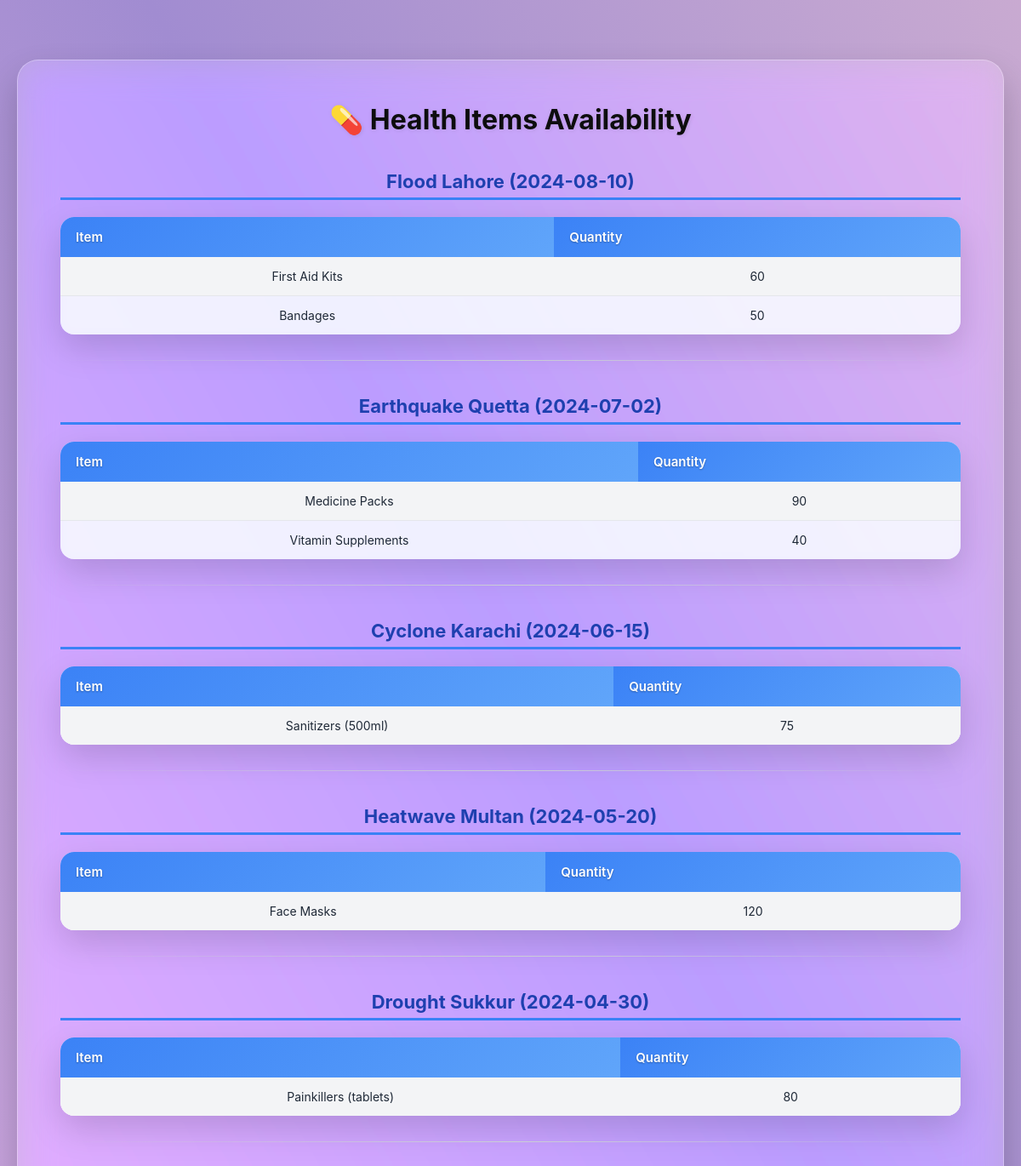
The page /view_health_items on the database its author committed.
### models.py (models this page shows)
class Disaster(db.Model):
    id = db.Column(db.Integer, primary_key=True)
    name = db.Column(db.String(100), nullable=False, unique=True)
    disaster_type = db.Column(db.String(50), nullable=False)
    date = db.Column(db.String(20), nullable=False)
    location = db.Column(db.String(100), nullable=False)
    victims = db.relationship('Victim', backref='disaster', cascade="all, delete", lazy=True)
    food_items = db.relationship('FoodItem', backref='disaster', cascade="all, delete", lazy=True)
    health_items = db.relationship('HealthItem', backref='disaster', cascade="all, delete", lazy=True)

class HealthItem(db.Model):
    id = db.Column(db.Integer, primary_key=True)
    name = db.Column(db.String(100), nullable=False)
    quantity = db.Column(db.Integer, nullable=False, default=0)
    disaster_id = db.Column(db.Integer, db.ForeignKey('disaster.id'), nullable=False)

### app.py (the view)
@app.route('/view_health_items')
def view_health_items():
    disasters = Disaster.query.all()
    return render_template('view_health_items.html', disasters=disasters)

### templates/view_health_items.html (shortened to what this page needs)
<!DOCTYPE html>
<html>
<head>
    <link rel="stylesheet" href="{{ url_for('static', filename='style.css') }}">
</head>
<body>
<div class="container">
    <h1>💊 Health Items Availability</h1>
    {% for d in disasters %}
    <h2>{{ d.name }} ({{ d.date }})</h2>
    <table>
        <thead>
            <tr>
                <th>Item</th>
                <th>Quantity</th>
            </tr>
        </thead>
        <tbody>
            {% for hi in d.health_items %}
            <tr>
                <td>{{ hi.name }}</td>
                <td>{{ hi.quantity }}</td>
            </tr>
            {% else %}
            <tr>
                <td colspan="2">No health items available.</td>
            </tr>
            {% endfor %}
        </tbody>
    </table>
    <hr>
    {% endfor %}
</div>
</body>
</html>

### static/style.css (style rules this page uses)
* { margin: 0; padding: 0; box-sizing: border-box; }
body { font-family: 'Inter', -apple-system, BlinkMacSystemFont, "Segoe UI", Roboto, Oxygen, Ubuntu, Cantarell, "Helvetica Neue", Arial, sans-serif; background: linear-gradient(135deg, #ffecd2, #fcb69f); color: #1f2937; min-height: 100vh; }
.container { max-width: 1250px; margin: 50px auto; padding: 60px; border-radius: 30px; background: rgba(255, 255, 255, 0.25); backdrop-filter: blur(20px) saturate(180%); -webkit-backdrop-filter: blur(20px) saturate(180%); border: 1px solid rgba(255, 255, 255, 0.3); box-shadow: 0 20px 40px rgba(0, 0, 0, 0.12), 0 10px 25px rgba(0, 0, 0, 0.06); transition: transform 0.4s cubic-bezier(0.25, 1, 0.5, 1), box-shadow 0.4s cubic-bezier(0.25, 1, 0.5, 1), background 0.4s ease; }
h1 { font-size: 34px; margin-bottom: 30px; color: #111827; text-align: center; }
h2 { font-size: 24px; margin-bottom: 20px; margin-top: 40px; color: #1f2937; }
table { width: 100%; border-collapse: separate; border-spacing: 0; margin-top: 25px; border-radius: 16px; overflow: hidden; box-shadow: 0 10px 25px rgba(0, 0, 0, 0.08); }
th { background: linear-gradient(135deg, #1f2937, #111827); color: #ffffff; padding: 14px; font-size: 14px; text-align: left; }
td { padding: 12px 14px; font-size: 14px; background: #ffffff; border-bottom: 1px solid #e5e7eb; }
tr:last-child td { border-bottom: none; }
hr { margin: 30px 0; border: none; height: 1px; background: linear-gradient(to right, transparent, #d1d5db, transparent); }
* { margin: 0; padding: 0; box-sizing: border-box; font-family: 'Inter', sans-serif; }
body { min-height: 100vh; margin: 0; padding: 20px; font-family: -apple-system, BlinkMacSystemFont, "Segoe UI", Roboto, sans-serif; position: relative; display: flex; justify-content: center; align-items: center; }
body::before { content: ""; position: fixed; top: 0; left: 0; width: 100%; height: 100%; background: linear-gradient(60deg, #ff9a9e, #fad0c4, #fbc2eb, #a18cd1, #fcd1d1, #84fab0, #8fd3f4, #a6c0fe); background-size: 800% 800%; z-index: -1; animation: gradientFlow 15s ease infinite; }
.container { max-width: 1200px; width: 100%; background: rgba(255, 255, 255, 0.2); padding: 50px; border-radius: 25px; box-shadow: 0 20px 40px rgba(0, 0, 0, 0.2); text-align: center; }
h1 { font-size: 32px; font-weight: 700; margin-bottom: 40px; color: #0d0d0d; text-shadow: 1px 1px 5px rgba(0,0,0,0.1); }
table { width: 100%; border-collapse: separate; border-spacing: 0; margin-top: 20px; border-radius: 16px; overflow: hidden; box-shadow: 0 15px 40px rgba(0, 0, 0, 0.15); font-size: 15px; background: #ffffffcc; backdrop-filter: blur(8px); }
th { background: linear-gradient(135deg, #3b82f6, #60a5fa); color: #ffffff; padding: 14px 18px; text-align: left; font-weight: 600; font-size: 15px; text-shadow: 0 1px 2px rgba(0,0,0,0.3); }
td { padding: 14px 18px; background: #f3f4f6; border-bottom: 1px solid #e5e7eb; transition: background 0.3s, transform 0.2s; }
tr:nth-child(even) td { background: #e0f2fe33; }
h2 { font-size: 22px; margin-top: 40px; margin-bottom: 10px; color: #1e40af; border-bottom: 3px solid #3b82f6; padding-bottom: 6px; }

### rows shown on the page
Disaster: name "Flood Lahore", date "2024-08-10"
HealthItem: name "First Aid Kits", quantity "60"
HealthItem: name "Bandages", quantity "50"
Disaster: name "Earthquake Quetta", date "2024-07-02"
HealthItem: name "Medicine Packs", quantity "90"
HealthItem: name "Vitamin Supplements", quantity "40"
Disaster: name "Cyclone Karachi", date "2024-06-15"
HealthItem: name "Sanitizers (500ml)", quantity "75"
Disaster: name "Heatwave Multan", date "2024-05-20"
HealthItem: name "Face Masks", quantity "120"
Disaster: name "Drought Sukkur", date "2024-04-30"
HealthItem: name "Painkillers (tablets)", quantity "80"
